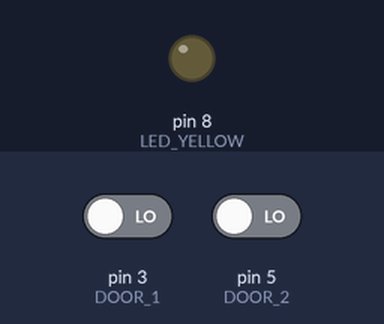
This sketch was run on a simulated Arduino Uno, built with avr-gcc and run on an emulated ATmega328P. Parts: output pins drawn as LEDs (lit = HIGH). The test bench sets the inputs (shaded band); at power-on: pin 3 (DOOR_1) LOW, pin 5 (DOOR_2) LOW.

Above: at 4.8 s.
4.9 s: pin 3 (DOOR_1) driven HIGH
At 7.2 s:
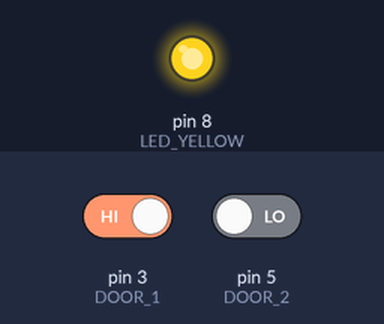
7.6 s: pin 3 (DOOR_1) driven LOW
At 8.5 s:
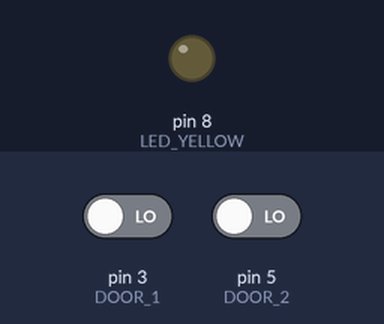
10.3 s: pin 5 (DOOR_2) driven HIGH
At 12.8 s:
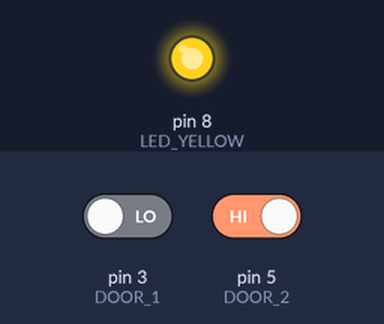
Timing chart, 0 to 14.3 s (numbered marks = the images above; inputs shaded):
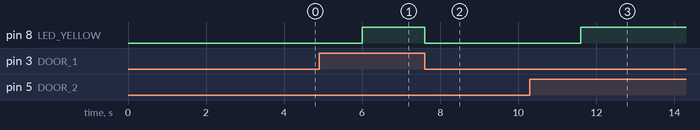

Measured:
- after the input at 4.9 s, pin 8 (LED_YELLOW): LOW → HIGH after 1.1 s
- after the input at 7.6 s, pin 8 (LED_YELLOW): HIGH → LOW at once
- after the input at 10.3 s, pin 8 (LED_YELLOW): LOW → HIGH after 1.3 s

The sketch:

Task3_TwoDoors.ino
```cpp
/*
 HERIOT-WATT UNIVERSITY
 School of Engineering and Physical Sciences
 Mechanical Engineering Laboratory
 Arduino Experiments

 Car Lights
 Controlling LED with Push button.
 */


// Define the pin for the yellow LED
#define LED_YELLOW 8

// Define the pins for two doors
#define DOOR_1 3
#define DOOR_2 5

void setup()
{
  pinMode(LED_YELLOW, OUTPUT);  // Initialize the yellow LED pin as an output
  pinMode(DOOR_1, INPUT);       // Initialize the pin for door 1 as an input
  pinMode(DOOR_2, INPUT);       // Initialize the pin for door 2 as an input
}

void loop()
{
  // Check if either of the two doors is open (button pressed)
  if (digitalRead(DOOR_1) == HIGH || digitalRead(DOOR_2) == HIGH)
  {
    digitalWrite(LED_YELLOW, HIGH); // Turn on the yellow LED
  }
  else
  {
    digitalWrite(LED_YELLOW, LOW);  // Turn off the yellow LED
    delay(2000);                     // Wait for 2 seconds
  }
}
```
